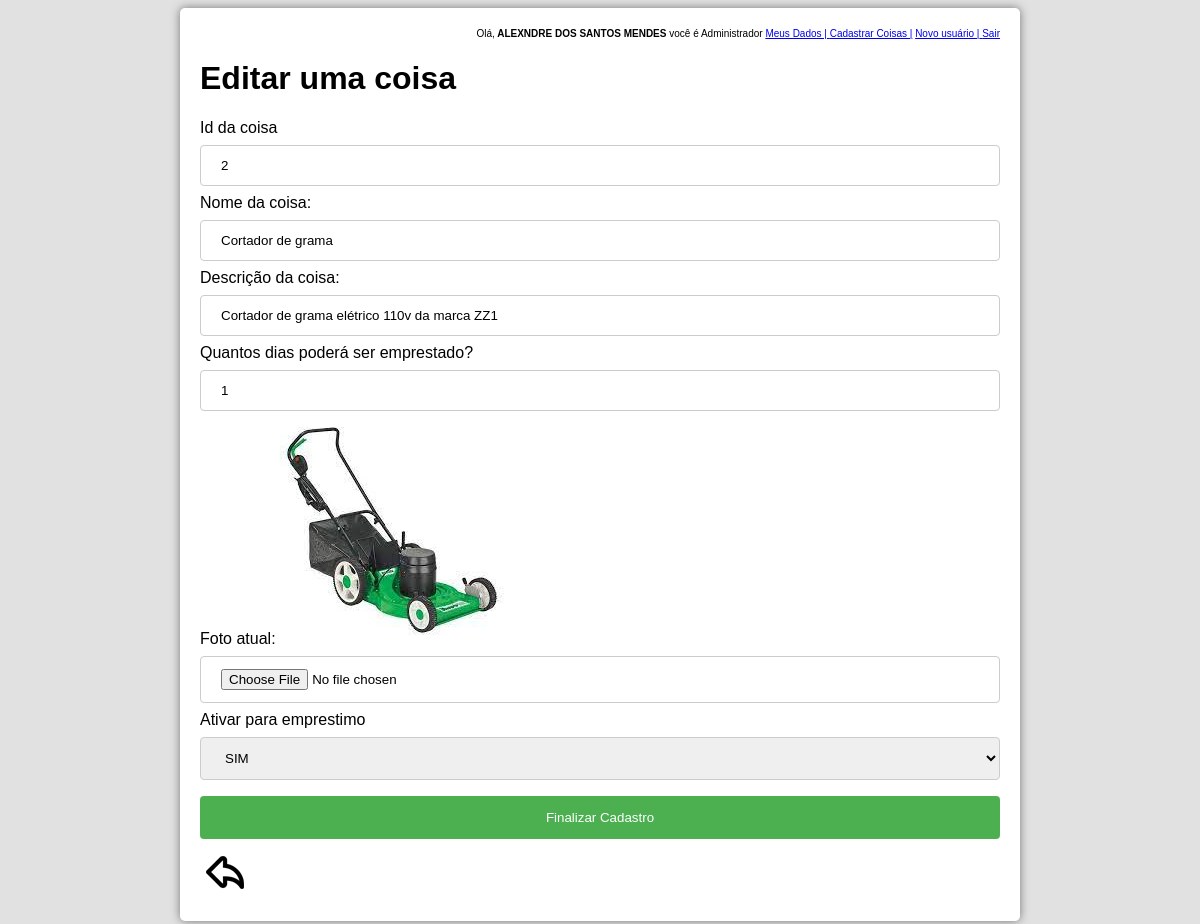
Page /coisa-edit.php?cod=2 (signed in) on the committed database.
### tables this page shows
CREATE TABLE IF NOT EXISTS coisa(
id INT unsigned not null AUTO_INCREMENT,
usuario_id int unsigned not null,
nome VARCHAR(100) not null,
descricao text not null,
diasparaemprestar tinyint,
imagem varchar(255),
ativo boolean,
foreign key (usuario_id) REFERENCES usuario(id),
primary key (id)

);

### coisa-edit-form.php (the view, shortened to what this page needs)
<link rel="stylesheet" href="css/formularioestilo.css">
<?php
include_once 'topo.php';
require_once 'models/banco.php';
$q = "SELECT id, usuario_id, nome, descricao, diasparaemprestar, imagem, ativo FROM coisa WHERE id = $_GET[cod]";
$busca = $banco->query($q)->fetch_object();
$id = $_GET['cod'];
?>
<h1>Editar uma coisa</h1>
    <form action="coisa-edit.php" method="post">
        <label for="id">Id da coisa</label>
        <input type="number" name="id" id="id" value="<?php echo $id?>" readonly>
        <label for="nome">Nome da coisa: </label>
        <input type="text" name="nome" id="nome" maxlength="100" value="<?php echo $busca->nome?>">
        <label for="descricao">Descrição da coisa:</label>
        <input type="text" name="descricao" id="descricao" maxlength="250" value="<?php echo $busca->descricao?>">
        <label for="dias">Quantos dias poderá ser emprestado?</label>
        <input type="number" name="dias" id="dias" max='99' value="<?php echo $busca->diasparaemprestar?>">
        <label for="foto">Foto atual:</label>
        <img src="<?php echo thumb($busca->imagem)?>">
        <input type="file" name="foto" id="foto">
        <label for="ativo">Ativar para emprestimo</label>
        <select name="ativo" id="ativo">
            <option value="1" <?php if($busca->ativo == 1){echo "selected";}?>> SIM </option>
        </select>
        <input type="submit" value="Finalizar Cadastro">
    </form>

### css/style.css (style rules this page uses)
body { background-color: #ddd; font-family: Verdana, Geneva, Tahoma, sans-serif; }

### css/formularioestilo.css (style rules this page uses)
body { background-color: #dddd; font-family: Verdana, Geneva, Tahoma, sans-serif; }
input { width: 100%; padding: 12px 20px; margin: 8px 0; display: inline-block; border: 1px solid #ccc; border-radius: 4px; box-sizing: border-box; }
input[type=password], select { width: 100%; padding: 12px 20px; margin: 8px 0; display: inline-block; border: 1px solid #ccc; border-radius: 4px; box-sizing: border-box; }
input[type=text], select { width: 100%; padding: 12px 20px; margin: 8px 0; display: inline-block; border: 1px solid #ccc; border-radius: 4px; box-sizing: border-box; }
input[type=number], select { width: 100%; padding: 12px 20px; margin: 8px 0; display: inline-block; border: 1px solid #ccc; border-radius: 4px; box-sizing: border-box; }
input[type=submit] { width: 100%; background-color: #4CAF50; color: white; padding: 14px 20px; margin: 8px 0; border: none; border-radius: 4px; cursor: pointer; }

### rows in the picture
coisa: nome "Cortador de grama", descricao "Cortador de grama elétrico 110v da marca ZZ1", dias "1", imagem (picture), ativo "SIM"

### other values in the picture
$_SESSION['nome'] "ALEXNDRE DOS SANTOS MENDES"
